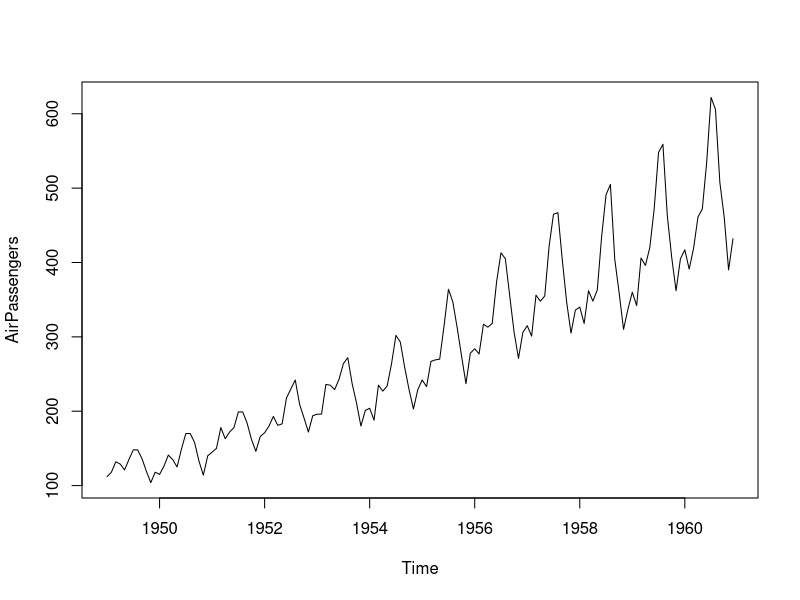

Generate this figure with R:
## ---- chunk 1
plot(AirPassengers)
## ---- chunk 2
# Create a variable, y, that contains the numbers 1 and 2

y <- c(1,2)
y
